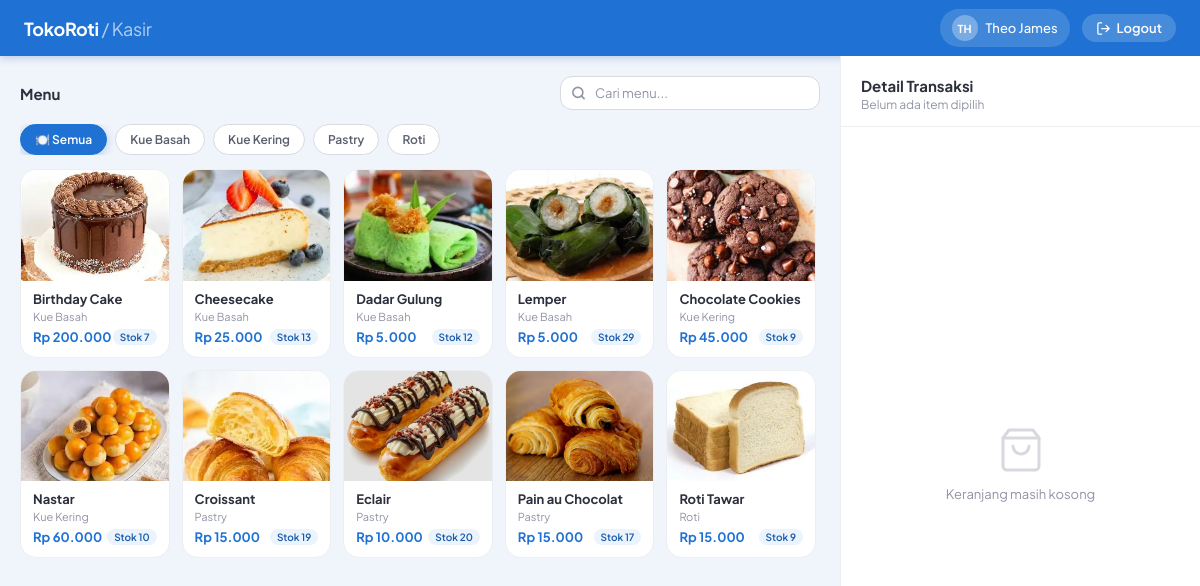
/kasir.php (signed in), run on the app's committed database.
### tables this page shows
CREATE TABLE `kategori` (
  `id_kategori` varchar(10) NOT NULL,
  `nama_kategori` varchar(50) NOT NULL,
  `icon_kategori` varchar(50) DEFAULT NULL
);

CREATE TABLE `menu` (
  `id_menu` varchar(10) NOT NULL,
  `nama_menu` varchar(50) NOT NULL,
  `stok` int NOT NULL,
  `harga` int NOT NULL,
  `gambar` varchar(255) DEFAULT NULL,
  `id_kategori` varchar(10) NOT NULL,
  `is_deleted` tinyint(1) DEFAULT '0'
);

### public/kasir.php (the view, shortened to what this page needs)
<?php
require_once '../config/database.php';
$menu = $conn->query(
    "SELECT m.id_menu, m.nama_menu, m.stok, m.harga, m.gambar, k.nama_kategori, k.id_kategori, k.icon_kategori
     FROM menu m
     JOIN kategori k ON m.id_kategori = k.id_kategori
     WHERE m.is_deleted = 0 AND m.stok > 0
     ORDER BY k.nama_kategori, m.nama_menu"
)->fetchAll(PDO::FETCH_ASSOC);
$kategori = $conn->query(
    "SELECT DISTINCT k.id_kategori, k.nama_kategori, k.icon_kategori
     FROM kategori k
     JOIN menu m ON m.id_kategori = k.id_kategori
     WHERE m.is_deleted = 0 AND m.stok > 0
     ORDER BY k.nama_kategori"
)->fetchAll(PDO::FETCH_ASSOC);
?>
<!DOCTYPE html>
<html lang="id">
<head>
</head>
<body>
<div class="topbar">
    <div class="topbar-logo">TokoRoti <span>/ Kasir</span></div>
    <div class="topbar-user">
        <div class="topbar-avatar"><?= strtoupper(substr($_SESSION['nama'], 0, 2)) ?></div>
        <?= htmlspecialchars($_SESSION['nama']) ?>
    </div>
    <a href="../process/logout.php" class="topbar-logout">
        <svg viewBox="0 0 24 24" fill="none" stroke="currentColor" stroke-width="2" stroke-linecap="round" stroke-linejoin="round">
            <path d="M9 21H5a2 2 0 01-2-2V5a2 2 0 012-2h4M16 17l5-5-5-5M21 12H9"/>
        </svg>
        Logout
    </a>
</div>
<div class="main">
    <div class="menu-panel">
        <div class="panel-header">
            <div class="panel-title">Menu</div>
            <div class="search-wrap">
                <input type="text" id="search-menu" placeholder="Cari menu..." oninput="filterMenu()">
            </div>
        </div>
        <div class="kategori-bar">
            <div class="kat-chip active" data-kat="semua" onclick="filterKategori('semua', this)">
                🍽️ Semua
            </div>
            <?php foreach ($kategori as $k): ?>
            <div class="kat-chip" data-kat="<?= $k['id_kategori'] ?>" onclick="filterKategori('<?= $k['id_kategori'] ?>', this)">
                <?= $k['icon_kategori'] ?? '🏷️' ?> <?= htmlspecialchars($k['nama_kategori']) ?>
            </div>
            <?php endforeach; ?>
        </div>
        <div class="menu-grid-wrap">
            <div class="menu-grid" id="menu-grid">
                <?php foreach ($menu as $m): ?>
                <div class="menu-card"
                     data-id="<?= $m['id_menu'] ?>"
                     data-nama="<?= htmlspecialchars($m['nama_menu'], ENT_QUOTES) ?>"
                     data-harga="<?= $m['harga'] ?>"
                     data-stok="<?= $m['stok'] ?>"
                     data-kategori="<?= $m['id_kategori'] ?>"
                     onclick="tambahKeKeranjang('<?= $m['id_menu'] ?>', '<?= addslashes($m['nama_menu']) ?>', <?= $m['harga'] ?>, <?= $m['stok'] ?>)">
                    <?php if (!empty($m['gambar'])): ?>
                    <img class="menu-card-img" src="assets/<?= htmlspecialchars($m['gambar'] ?? 'default.png') ?>" alt="<?= htmlspecialchars($m['nama_menu']) ?>">
                    <?php else: ?>
                    <div class="menu-card-img-placeholder">🍞</div>
                    <?php endif; ?>
                    <div class="menu-card-body">
                        <div class="menu-card-nama"><?= htmlspecialchars($m['nama_menu']) ?></div>
                        <div class="menu-card-kat"><?= htmlspecialchars($m['nama_kategori']) ?></div>
                        <div class="menu-card-footer">
                            <div class="menu-card-harga">Rp <?= number_format($m['harga'], 0, ',', '.') ?></div>
                            <div class="menu-card-stok <?= $m['stok'] <= 5 ? 'low' : '' ?>">Stok <?= $m['stok'] ?></div>
                        </div>
                    </div>
                </div>
                <?php endforeach; ?>
            </div>
        </div>
    </div>
    <div class="keranjang-panel">
        <div class="keranjang-header">
            <div class="keranjang-title-row">
                <div class="keranjang-title">Detail Transaksi</div>
            </div>
            <div class="keranjang-sub" id="keranjang-sub">Belum ada item dipilih</div>
        </div>
        <div class="keranjang-body" id="keranjang-body">
            <div class="keranjang-empty" id="keranjang-empty">
                <svg viewBox="0 0 24 24" fill="none" stroke="currentColor" stroke-width="1.5" stroke-linecap="round" stroke-linejoin="round">
                    <path d="M6 2L3 6v14a2 2 0 002 2h14a2 2 0 002-2V6l-3-4z"/><line x1="3" y1="6" x2="21" y2="6"/><path d="M16 10a4 4 0 01-8 0"/>
                </svg>
                <p>Keranjang masih kosong</p>
            </div>
        </div>
    </div>
</div>
</body>
</html>

### data on the page
kategori: nama_kategori "Kue Basah"
kategori: nama_kategori "Kue Kering"
kategori: nama_kategori "Pastry"
kategori: nama_kategori "Roti"
menu: gambar (picture), nama_menu "Birthday Cake", id_kategori.nama_kategori "Kue Basah", harga "200.000", stok "7"
menu: gambar (picture), nama_menu "Cheesecake", id_kategori.nama_kategori "Kue Basah", harga "25.000", stok "13"
menu: gambar (picture), nama_menu "Dadar Gulung", id_kategori.nama_kategori "Kue Basah", harga "5.000", stok "12"
menu: gambar (picture), nama_menu "Lemper", id_kategori.nama_kategori "Kue Basah", harga "5.000", stok "29"
menu: gambar (picture), nama_menu "Chocolate Cookies", id_kategori.nama_kategori "Kue Kering", harga "45.000", stok "9"
menu: gambar (picture), nama_menu "Nastar", id_kategori.nama_kategori "Kue Kering", harga "60.000", stok "10"
menu: gambar (picture), nama_menu "Croissant", id_kategori.nama_kategori "Pastry", harga "15.000", stok "19"
menu: gambar (picture), nama_menu "Eclair", id_kategori.nama_kategori "Pastry", harga "10.000", stok "20"
menu: gambar (picture), nama_menu "Pain au Chocolat", id_kategori.nama_kategori "Pastry", harga "15.000", stok "17"
menu: gambar (picture), nama_menu "Roti Tawar", id_kategori.nama_kategori "Roti", harga "15.000", stok "9"

### other printed values
substr($_SESSION['nama'], 0, 2) "TH"
$_SESSION['nama'] "Theo James"
